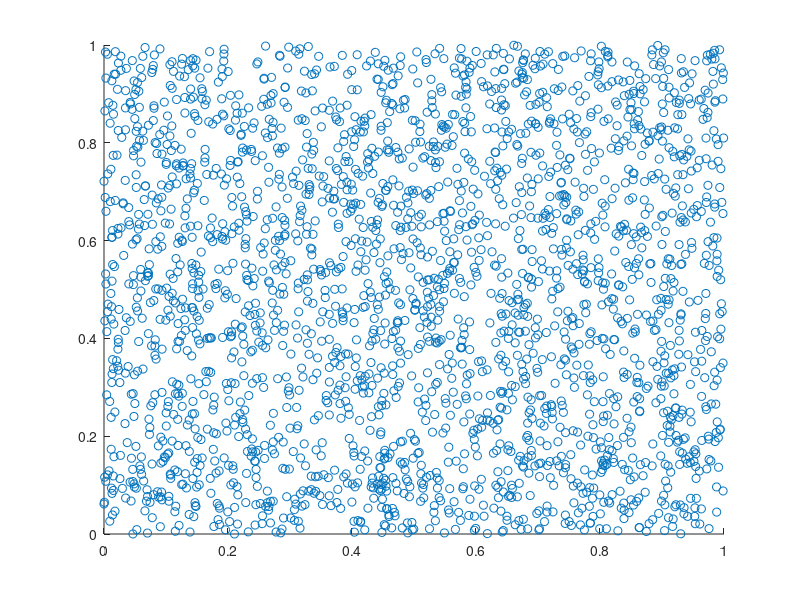

MATLAB code to generate this figure:
%% Lecture 9 - Monte Carlo Integration
%
% This week, we'll finish numerical integration with Monte Carlo methods.
% And also review a quick application where we use numerical integration to
% estimate a bivariate probit. 
%
%% Monte Carlo Integration: Basic Idea
% Use these when: 
%
% * Function is high dimensional. 
% * Function is non-smooth or discontinuous (indicator funcitons). 
%
% Esentially, we are just leveraging the law of large numbers. If $x_s$ are
% realizations of the random variable $X$ and $f$ is "nice", 
% $$ \lim_{S \rightarrow \infty} \frac{1}{S} \sum_{s = 1}^S f(x_s) =
% Ef(X) $$
% 
% So monte carlo integration just amounts to drawing a random sample from
% the distribution of interest and taking an average. 
%
% There are just two things do deal with:
%
% * How do you create random draws.
% * How do you draw from the correct distribution.
%
%% Generating "Random" Numbers
%
% A computer is a deterministic machine, so it cannot really produce random
% numbers. Most commonly it uses psueo-random numbers based on
% deterministic sequences which ``look'' random:
%
% * Zero serial correllation (at all lags)
% * Correct frequency of "runs" (e.g., three draws greater than .5). 
%
% Probably the simplist of these sequences is the <https://en.wikipedia.org/wiki/Linear_congruential_generator Linear Congruential
% Generator> (LCG). Which is a sequence of the form: 
%
% $$ X_{n+1} = (aX_n + c) \mbox{ mod } m $$
%
% * $a$, where $0 < a < m$, is the multiplier.
% * $c$, where $0 < c < m$ is the increment. 
% * $m$, is the modulous.
% * $X_0$, is the initial seed.
%
% These simple RNGs are no longer commonly used. In general, you should use
% the random number generators available in MATLAB or C packages. Since you
% can set different seeds, there are plenty to choose from. 
%
% Just for fun, here is a toy LCG-RNG:
a = 65539;
m = 2^31;
c = 1;

seed = 2012;
Seq = zeros(5000, 1);
Seq(1) = seed;
for s = 1:5000-1
    Seq(s+1) = mod(a*Seq(s) + c, m);
end

%Now convert to [0,1]:
Seq = Seq./(m-1);

mean(Seq)

%%
%Let's split it into two dimensions and plot it:
X1 = Seq(1:2:end);
X2 = Seq(2:2:end);
scatter(X1, X2);

%% 
% Looks pretty random to me. And in fact this is very close to the <https://en.wikipedia.org/wiki/RANDU RANDU> LCG commonly
% used in the 1960 and 70s, which turns out to be one of the *"worst RNGs
% ever deisgned".* I've helped it out slightly by setting c=1 instead of
% c=0, but it's still not something I would recommend even though it "looks"
% random from this plot. 
% 
% The main lesson is not to code these things yourself, since the accepted
% versions have been run through many tests for serial correlation that you
% won't have time or interest in conducting. 
%
% Instead, just use your local package. Since we are using MATLAB, the
% native random number generator works just fine. For most applications, you can just us rng to
% set the state and your preferred generator (just use the default, Mersenne Twister).
%
% Set the seed: 
seed = 8673310; 
rng(seed); 
Y = rand(2,2)
Z = rand(2, 2)

%%
%The seed lets me "reset" the generator to its initial state so I get the
%same random sequence again. This is important so that my results are
%reproduceable. 
rng(seed);
rand(2,2)

%% Non-Uniform Distributions
% So what if you want to draw from something other than a Uniform
% distribution? 
%
% In general, you can handle this using cumulative distributions functions. The CDF of $X$,
%
% $$ F(x) = pr(X \leq x), $$
%
% maps a random variable to a Uniform(0,1). Therefore if we have a uniform
% draw, the inverse CDF maps it to a draw distributed according to F. So if
% $u \sim Unif(0,1)$ then
%
% $$x = F^{-1}(u) $$ 
% 
% is distributed according to $F$. If $F$ needs to be approximated, we can
% do that, although things get harder if $F$ does not have a closed form and is multi-dimensional.
% For that we'll talk about MCMC methods later in the course. 

% So if we want a normal random variable, we can just draw a uniform run
% it thorugh the inverse normal cdf:
normY = norminv(Y)
%%
% But we can also just draw standard normal random variables directly: 
normZ = randn(2,2)

%% 
% Frequently, we will want to draw from a jointly normal distribution, so
% it is useful to know how to construct these from independent random
% normals. This is just a matrix multiplication. 
%
% Suppose a variable is distributed $N(\mu, \Sigma)$.  

%% Quasi-Monte Carlo

%% Using Numerical Integration in Estimation